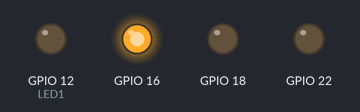
Recording of a program running on a simulated Raspberry Pi (BCM pin numbers). On the bench: output pins drawn as LEDs (lit = HIGH). At 3.0 s the program stops and its outputs stay as they are.

Above: at 0.1 s.
At 1.1 s:
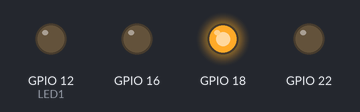
At 2.1 s:
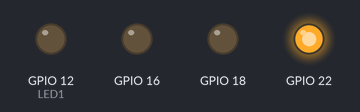
At 3.1 s:
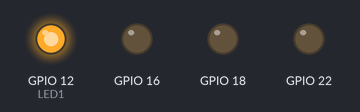
Timing chart, 0 to 4.5 s (numbered marks = the images above):
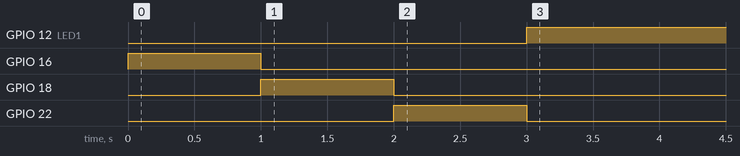

The program:

rgbledtest.py
```python
#!/usr/bin/python
import time
import RPi.GPIO as GPIO

# RGB LED Module (Test)

LED_ENABLE = 0
LED_DISABLE = 1
RGB_ENABLE = 1
RGB_DISABLE = 0

# LED CONFIG - Set GPIO Ports
LED1 = 12

RGB_RED = 16
RGB_BLUE = 18
RGB_GREEN = 22

RGB = [RGB_RED, RGB_BLUE, RGB_GREEN]

def led_setup():
	GPIO.setmode(GPIO.BCM)
	GPIO.setup(LED1, GPIO.OUT)
	for val in RGB:
		GPIO.setup(val, GPIO.OUT)

def led_activate(led, colour) :
	GPIO.output(led, LED_ENABLE)
	GPIO.output(colour, RGB_ENABLE)

def led_desactivate(led, colour) :
	GPIO.output(led, LED_DISABLE)
	GPIO.output(colour, RGB_DISABLE)

def led_clear():
	GPIO.output(LED1, LED_DISABLE)
	for val in RGB:
		GPIO.output(val, RGB_DISABLE)

if __name__ == '__main__':
	led_setup()
	led_clear()

	led_activate(LED1, RGB_RED)
	time.sleep(1)
	led_desactivate(LED1, RGB_RED)

	led_activate(LED1, RGB_BLUE)
	time.sleep(1)
	led_desactivate(LED1, RGB_BLUE)

	led_activate(LED1, RGB_GREEN)
	time.sleep(1)
	led_desactivate(LED1, RGB_GREEN)
```

Measured:
- by itself, GPIO 12 (LED1): LOW → HIGH at 3.0 s
- by itself, GPIO 16: LOW → HIGH at 0.00 s, → LOW 1.0 s later
- by itself, GPIO 18: LOW → HIGH at 1.0 s, → LOW 1.0 s later
- by itself, GPIO 22: LOW → HIGH at 2.0 s, → LOW 1.0 s later
